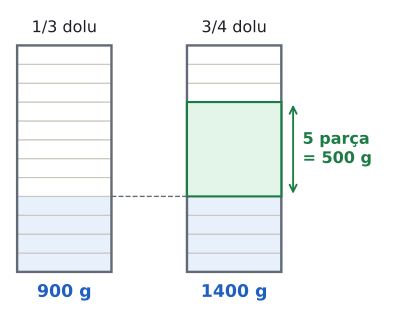

Generate this figure with Python:
import sys; sys.path.insert(0, "tools")
from cizim import *

# Sürahi 12 eşit parçaya bölünmüş. 1/3 dolu (4 parça) iken 900 g, 3/4 dolu (9 parça) iken 1400 g.
# Fark 5 parça su = 500 g, 1 parça = 100 g; dolu suyun tamamı 1200 g, boş sürahi 900 − 400 = 500 g.
fig, ax = sekil(5.2, 4.2)
ax.axis("off"); ax.set_aspect("equal")
H, W = 0.4, 2.0
def kap(x0, dolu, baslik, kutle):
    for i in range(12):
        renk = MAVI_ACIK if i < dolu else "white"
        ax.add_patch(patches.Rectangle((x0, i * H), W, H, facecolor=renk, edgecolor=CIZGI, lw=0.8))
    ax.add_patch(patches.Rectangle((x0, 0), W, 12 * H, fill=False, edgecolor=SOLUK, lw=1.8))
    ax.text(x0 + W / 2, 12 * H + 0.2, baslik, ha="center", va="bottom", fontsize=12, color=YAZI)
    ax.text(x0 + W / 2, -0.25, kutle, ha="center", va="top", fontsize=13, color=MAVI, fontweight="bold")
kap(0, 4, "1/3 dolu", "900 g")
kap(3.6, 9, "3/4 dolu", "1400 g")
# fark: 5 parça
ax.add_patch(patches.Rectangle((3.6, 4 * H), W, 5 * H, facecolor=YESIL_ACIK, edgecolor=YESIL, lw=1.6))
ax.annotate("", xy=(5.85, 4 * H), xytext=(5.85, 9 * H), arrowprops=dict(arrowstyle="<->", color=YESIL, lw=1.4))
ax.text(6.05, 6.5 * H, "5 parça\n= 500 g", ha="left", va="center", fontsize=12, color=YESIL, fontweight="bold")
ax.plot([W, 3.6], [4 * H, 4 * H], color=SOLUK, lw=1, ls="--")
ax.set_xlim(-0.2, 8.0); ax.set_ylim(-0.9, 12 * H + 0.8)
kaydet(fig, __file__)
